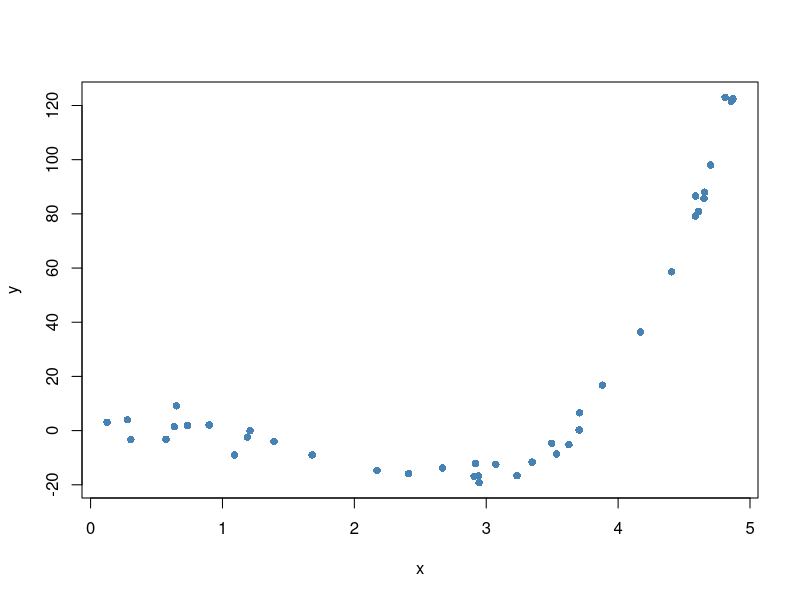
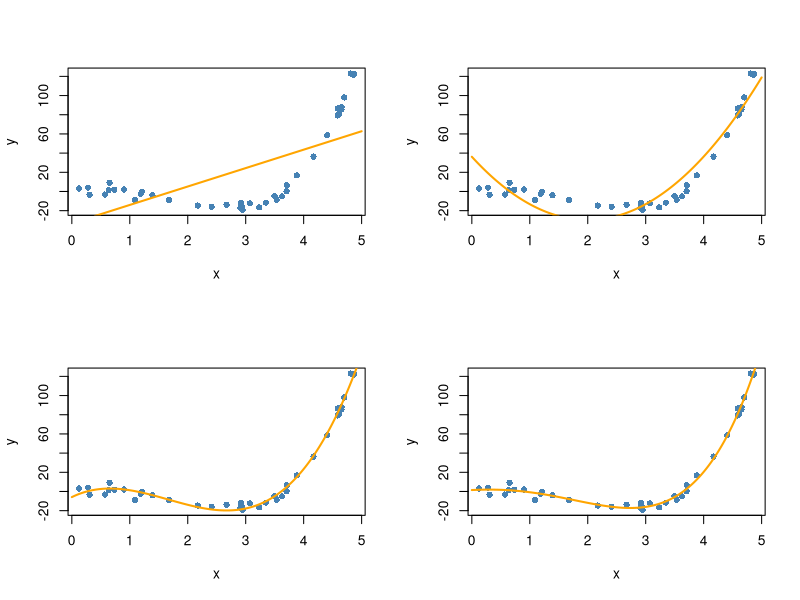
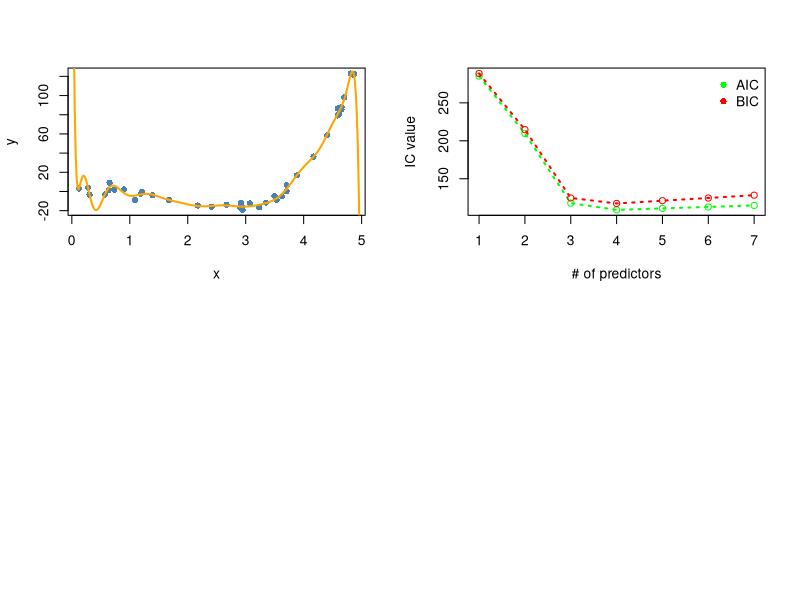

The R script that drew these images, in order:
## ---- chunk 1
betas <- c(0, 1, 1, -4, 1)
sigma <- 5
n <- 40
set.seed(110)
x <- runif(n, 0, 5)
EyGx <- betas[1] + betas[2]*x + betas[3]*x^2 + betas[4]*x^3 + betas[5]*x^4
y <- EyGx + rnorm(n, 0, sigma)
plot(y ~ x, pch = 16, col = "steelblue")
## ---- chunk 2
m1 <- lm(y ~ x)
m2 <- lm(y ~ x + I(x^2))
m3 <- lm(y ~ x + I(x^2) + I(x^3))
m4 <- lm(y ~ x + I(x^2) + I(x^3) + I(x^4))
## ---- chunk 3
# plotting function
plot_m <- function(x, y, m) {
  plot(y ~ x, pch = 16, col = "steelblue")
  x_range <- par("xaxp")[1:2]
  xx <- seq(x_range[1], x_range[2], length.out = 300)
  yy <- predict(m, newdata = data.frame("x" = xx))
  lines(xx, yy, lwd = 2, col = "orange")
}
## ---- chunk 4
par(mfrow = c(2, 2))
plot_m(x, y, m1)
plot_m(x, y, m2)
plot_m(x, y, m3)
plot_m(x, y, m4)
## ---- chunk 5
L1 <- prod(dnorm(m1$res, mean = 0, sd = summary(m1)$sigma))
## ---- chunk 6
L1 <- prod(dnorm(m1$res, mean = 0, sd = summary(m1)$sigma))
L2 <- prod(dnorm(m2$res, mean = 0, sd = summary(m2)$sigma))
L3 <- prod(dnorm(m3$res, mean = 0, sd = summary(m3)$sigma))
L4 <- prod(dnorm(m4$res, mean = 0, sd = summary(m4)$sigma))
c(L1, L2, L3, L4)
## ---- chunk 7
mBEST <- lm(y ~ poly(x, 20))
plot_m(x, y, mBEST)
## ---- chunk 8
mBEST <- lm(y ~ poly(x, 20))
LBEST <- prod(dnorm(mBEST$res, mean = 0, sd = summary(mBEST)$sigma))
c(L1, L2, L3, L4, LBEST)
## ---- chunk 9
m5 <- lm(y ~ x + I(x^2) + I(x^3) + I(x^4) + I(x^5))
m6 <- lm(y ~ x + I(x^2) + I(x^3) + I(x^4) + I(x^5) + I(x^6))
m7 <- lm(y ~ x + I(x^2) + I(x^3) + I(x^4) + I(x^5) + I(x^6) + I(x^7))
models <- list(m1, m2, m3, m4, m5, m6, m7) # models in ascending order
plot_ics <- function(model_list) {
  AICs <- unlist(lapply(model_list, extractAIC))[seq(2, length(model_list) * 2, 2)]
  BICs <- unlist(lapply(model_list, extractAIC, k = log(length(models[[1]]$res))))[seq(2, length(model_list) * 2, 2)]
  plot(c(1, length(AICs)), range(c(AICs, BICs)), ylab = "IC value",
       xlab = "# of predictors", type = "n")
  points(1:length(AICs), AICs, col = "green")
  lines(1:length(AICs), AICs, lty = 3, lwd = 2, col = "green")
  points(1:length(BICs), BICs, col = "red")
  lines(1:length(BICs), BICs, lty = 3, lwd = 2, col = "red")
  legend("topright", legend = c("AIC", "BIC"), col = c("green", "red"), pch = 16, bty = "n")
}
plot_ics(models)
